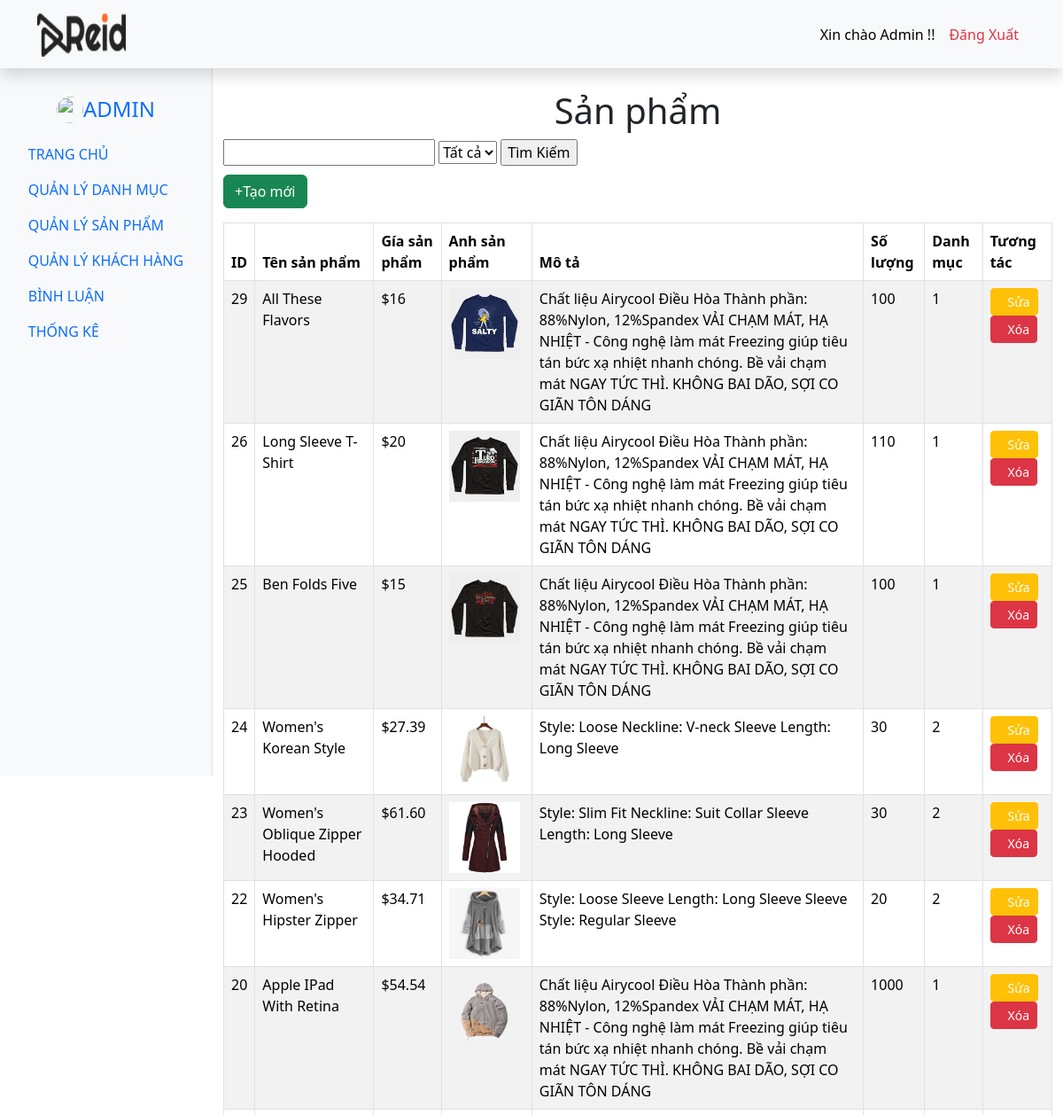
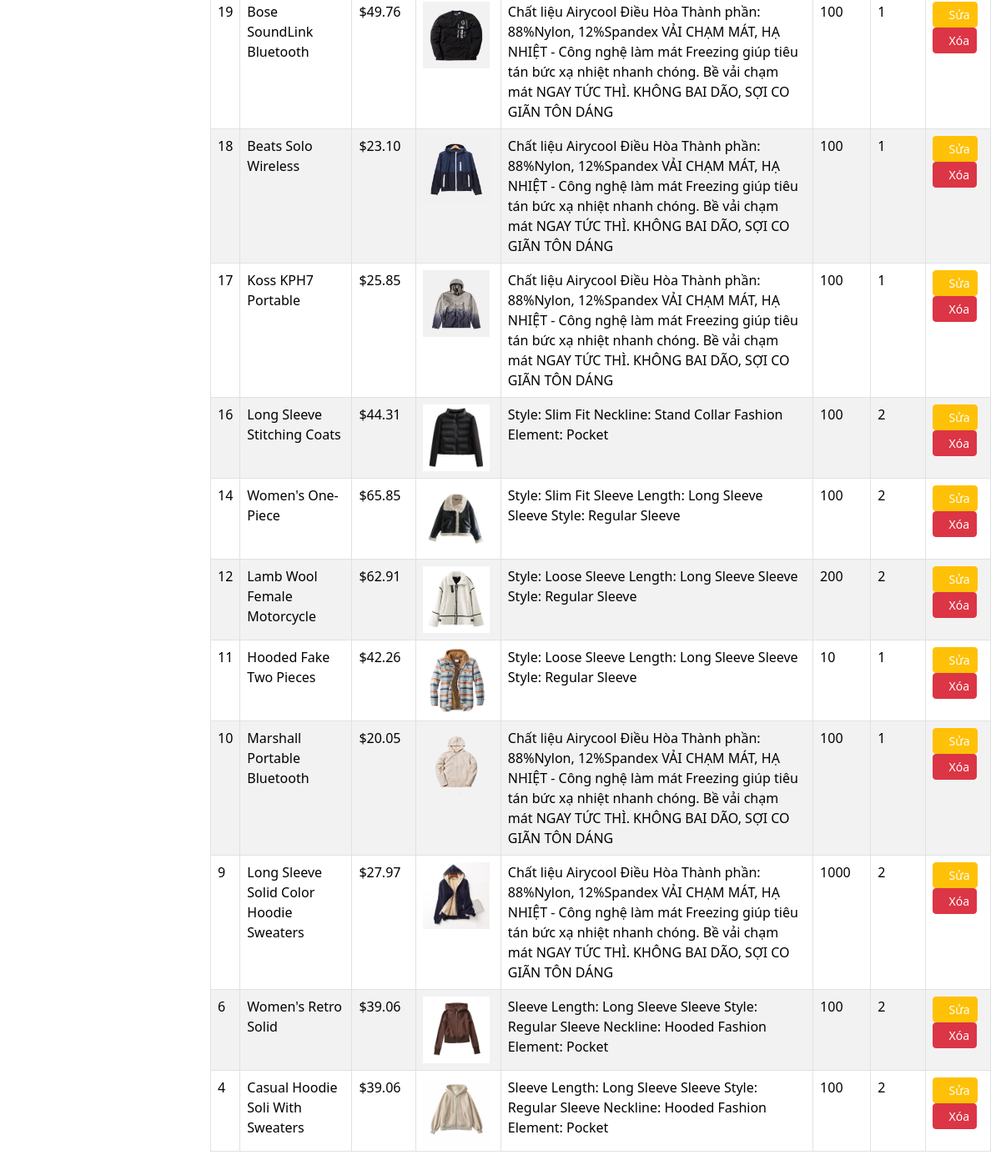
The page /admin/index.php?act=listsp on the database as committed earlier (2 pictures, top to bottom).
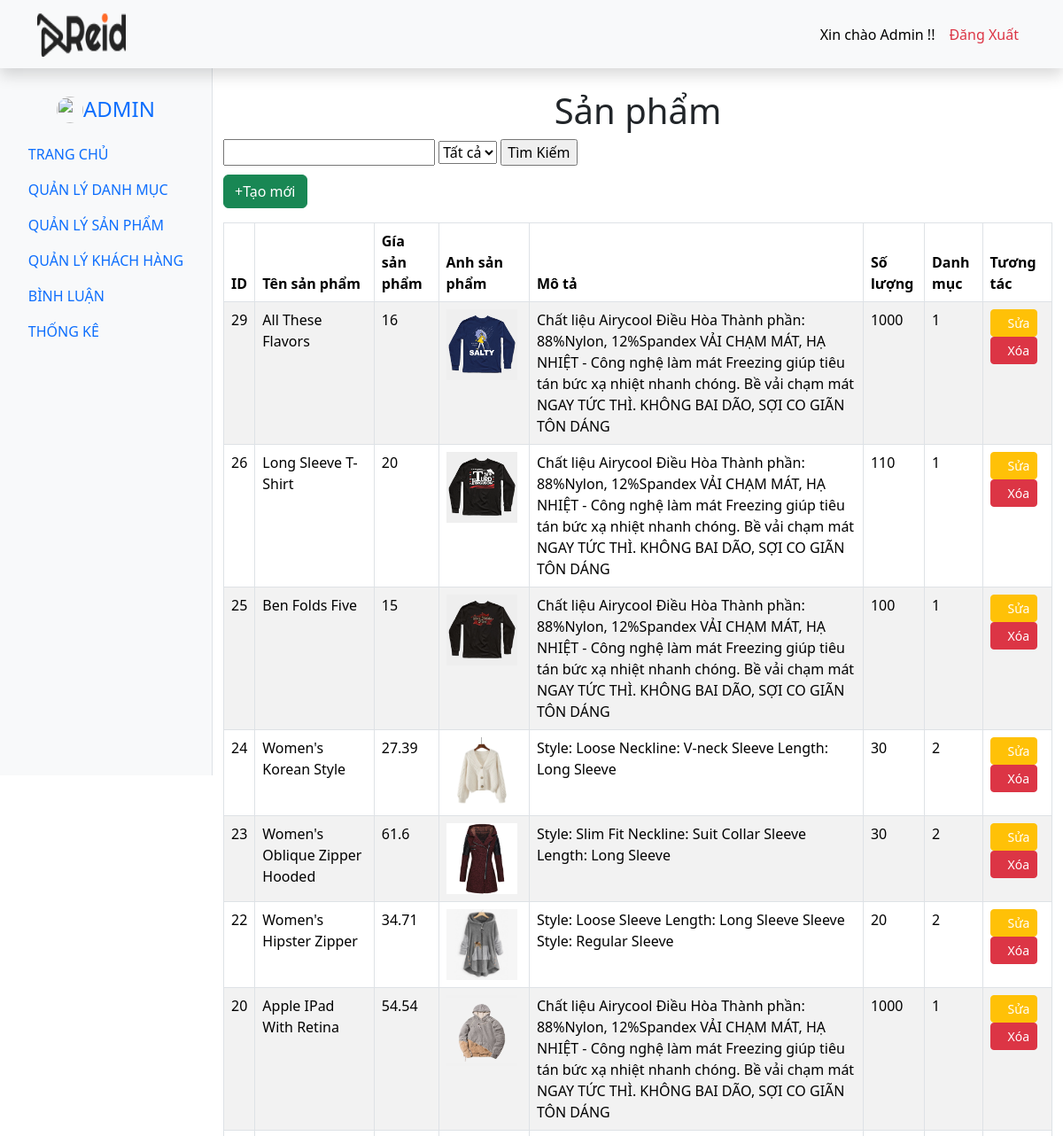
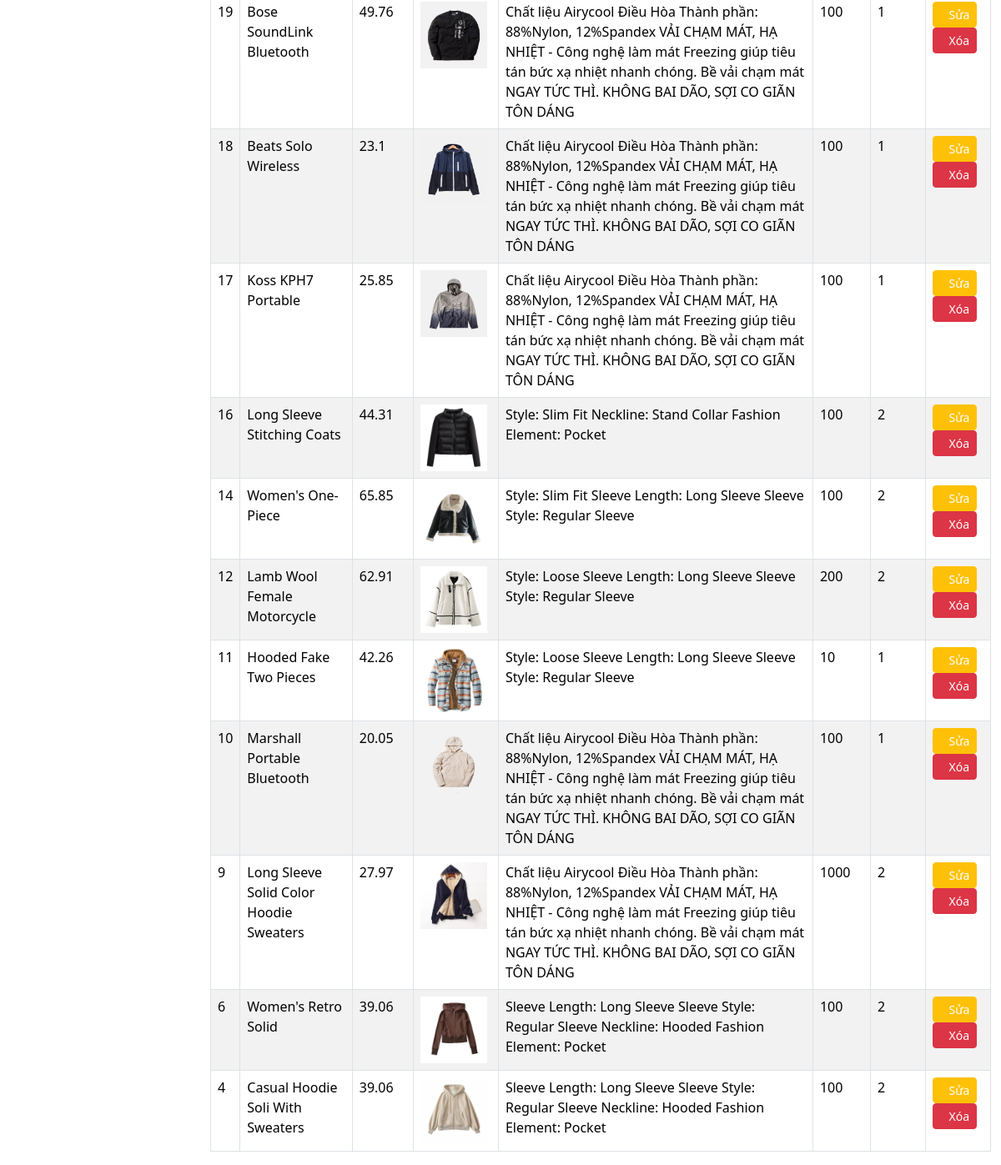
The same page on the database as committed later (2 pictures, top to bottom).
### tables this page shows
CREATE TABLE `products` (
  `product_id` int(11) NOT NULL,
  `product_name` varchar(255) NOT NULL,
  `price` float NOT NULL,
  `image` varchar(50) NOT NULL,
  `description` varchar(255) NOT NULL,
  `quantity` int(11) NOT NULL,
  `cate_id` int(11) NOT NULL,
  `luotxem` int(11) DEFAULT NULL
);

### model/pdo.php (called while the page is built, shortened)
<?php
function pdo_get_connection()
{
    $servername = "mysql:host=localhost;dbname=duan1;charset=utf8";
    $username = "root";
    $password = "";
    $conn = new PDO($servername, $username, $password);
    $conn->setAttribute(PDO::ATTR_ERRMODE, PDO::ERRMODE_EXCEPTION);
    return $conn;
}
function pdo_query($sql)
{
    $sql_args = array_slice(func_get_args(), 1);
    try {
        $conn = pdo_get_connection();
        $stmt = $conn->prepare($sql);
        $stmt->execute($sql_args);
        $rows = $stmt->fetchAll();
        return $rows;
    } catch (PDOException $e) {
        throw $e;
    } finally {
        unset($conn);
    }
}

### model/sanpham.php (called while the page is built, shortened)
<?php
function listsp($kyw,$iddm){
    $sql="SELECT * FROM `products`  WHERE 1 ";
    $sql.=" order by product_id desc";
    $listsp=pdo_query($sql);
    return $listsp;
}
?>

### admin/sanpham/list.php (the view, shortened to what this page needs)
<div class="container pt-4" style="width: 80%">
        <h1 class="d-flex justify-content-center ">Sản phẩm</h1>
        <form action="" method="post" style="margin-bottom: 10px;">
        <input type="text" name="kyw">
        <select name="iddm" id="">
            <option value="0" selected>Tất cả</option>
        </select>
        <input type="submit" name="btnsumbit" value="Tìm Kiếm">
    </form>
        <div >
          <button class="btn btn-success"><i class="fa-solid fa-plus" ></i><a href="index.php?act=addsp" style="color:white; text-decoration: none;">Tạo mới</a></button>
        </div>
        <table class="table table-hover table-bordered  mt-3 table-striped container ">
          <thead>
            <tr>
              <th>ID</th>
              <th >Tên sản phẩm</th>
              <th>Gía sản phẩm</th>
              <th>Anh sản phẩm</th>
              <th>Mô tả</th>
              <th>Số lượng</th>
              <th>Danh mục</th>
              <th>Tương tác</th>
            </tr>
          </thead>
          <tbody>
            <?php
            foreach($listsp as $item){
              extract($item);
            $hinhsp="../image/" .$image;
            if(is_file($hinhsp)){
                $hinh="<img src=".$hinhsp." height=80 width=80> ";
            }else{
                $hinh="không có ảnh được chọn";
            }
              $suasp="index.php?act=suasp&id=".$product_id;
              $xoasp="index.php?act=xoasp&id=".$product_id;
            ?>
               <tr>
                <td><?=$product_id?></td>
                <td><?=$product_name?></td>
                <td><?=$price?></td>
                <td><?=$hinh?></td>
                <td><?=$description?></td>
                <td><?=$quantity?></td>
                <td><?=$cate_id?></td>
              <td>
                <button class="btn btn-sm btn-warning"><i class="fa-solid fa-pen-to-square"></i><a href="<?= $suasp?>" style="color:white; text-decoration: none;">Sửa</a></button>
                <button class="btn btn-sm btn-danger " data-bs-toggle="modal" data-bs-target="#myModal">
                  <i class="fa-solid fa-trash"></i><a style="color:white; text-decoration: none;" href="<?=$xoasp?>">Xóa</a></button>
              </td>
            </tr>
            <?php
            }
            ?>
          </tbody>
        </table>
      </div>
    </div>

### admin/header.php (shortened to what this page needs)
<!DOCTYPE html>
<html lang="en">
  <head>
    <link rel="stylesheet" href="../lib/bootstrap.css" />
  </head>
  <body>
    <nav class="navbar navbar-expand-sm bg-light shadow">
      <div class="container">
        <a class="navbar-brand" href="#">
          <img
            src="../image/logo/logo.png"
            alt="Logo"
            width="100"
            height="50"
            class="d-inline-block align-text-top"
          />
        </a>
        <ul class="navbar-nav">
          <li class="nav-item">
            <a class="nav-link active" aria-current="page" href="#"
              >Xin chào Admin !!</a
            >
          </li>
          <li class="nav-item">
            <a class="nav-link text-danger" href="#">Đăng Xuất</a>
          </li>
        </ul>
      </div>
    </nav>
    <div class="d-flex">
      <div
        class="bg-light border-end"
        style="width: 20%; height: calc(100vh - 2px)"
      >
      <div class="d-flex  justify-content-center ">
        <ul class="nav flex-column pt-4  ">
          <li class="nav-item">
            <a class="nav-link d-flex justify-content-center"><img src="../image/khachhang1.jpg" class="rounded-circle" width="30px" height="30px" alt=""><h4>ADMIN</h2></a>
          </li>
          <li class="nav-item fw-medium">
            <a class="nav-link" href="index.php">TRANG CHỦ</a>
          </li>
          <li class="nav-item fw-medium">
            <a class="nav-link" href="index.php?act=listdm">QUẢN LÝ DANH MỤC</a>
          </li>
          <li class="nav-item fw-medium ">
            <a class="nav-link"  href="index.php?act=listsp">QUẢN LÝ SẢN PHẨM</a>
          </li>
          <li class="nav-item fw-medium">
            <a class="nav-link"  href="index.php?act=listkh">QUẢN LÝ KHÁCH HÀNG</a>
          </li>
          <li class="nav-item fw-medium ">
            <a class="nav-link"  href="index.php?act=listbl">BÌNH LUẬN</a>
          </li>
          <li class="nav-item fw-medium">
            <a class="nav-link"  href="index.php?act=listtk">THỐNG KÊ</a>
          </li>
        </ul>
      </div>
      </div>

### admin/index.php (shortened to what this page needs)
<?php
include '../model/pdo.php';
include '../model/sanpham.php';
include './header.php';
if(isset($_GET['act'])){
    $act=$_GET['act'];
   switch ($act) {
                case 'listsp':
                  if(isset($_POST['btnsumbit'])&&($_POST['btnsumbit'])){
                    $kyw=$_POST['kyw'];
                    $iddm=$_POST['iddm'];
                }else{
                    $kyw="";
                    $iddm=0;
                }
                $listsp=listsp($kyw,$iddm);
                  include './sanpham/list.php';
                  break;
   }
}
include './footer.php';
?>

### admin/footer.php
</body>
</html>

Rows that differ between the two databases and show on the page:
changed products "All These Flavors": price "$16" → "16"; quantity "100" → "1000"
changed products "Long Sleeve T-Shirt": price "$20" → "20"
changed products "Ben Folds Five": price "$15" → "15"
changed products "Women's Korean Style": price "$27.39" → "27.39"
changed products "Women's Oblique Zipper Hooded": price "$61.60" → "61.6"
changed products "Women's Hipster Zipper": price "$34.71" → "34.71"
changed products "Apple IPad With Retina": price "$54.54" → "54.54"
changed products "Bose SoundLink Bluetooth": price "$49.76" → "49.76"
changed products "Beats Solo Wireless": price "$23.10" → "23.1"
changed products "Koss KPH7 Portable": price "$25.85" → "25.85"
changed products "Long Sleeve Stitching Coats": price "$44.31" → "44.31"
changed products "Women's One-Piece": price "$65.85" → "65.85"
changed products "Lamb Wool Female Motorcycle": price "$62.91" → "62.91"
changed products "Hooded Fake Two Pieces": price "$42.26" → "42.26"
changed products "Marshall Portable Bluetooth": price "$20.05" → "20.05"
changed products "Long Sleeve Solid Color Hoodie Sweaters": price "$27.97" → "27.97"
changed products "Women's Retro Solid": price "$39.06" → "39.06"
changed products "Casual Hoodie Soli With Sweaters": price "$39.06" → "39.06"
